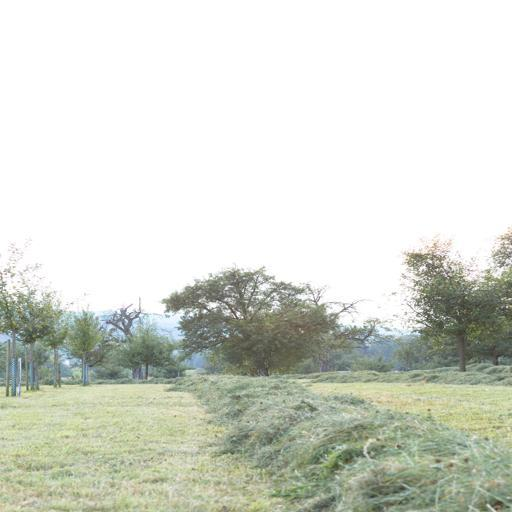
#> input picture data/test_data/Over/1.jpg, 512 x 512 px; its folder holds 4 pictures in this run
$ python show2.py
#> lines starting #> are read from the running program, lines starting #| are printed output that depends on the picture
from matplotlib import pyplot as plt
from matplotlib import image as mpimg
import numpy as np
import glob

img_paths = glob.glob('data/test_data/Over/*.jpg')

for img_path in img_paths:
    image_name = img_path.split('/')[-1]
    print(f'Processing #{image_name}')
    fig, axes = plt.subplots(5, 5, figsize=(15, 13))
    for ax in axes.ravel():
        ax.set_axis_off()
    fig.suptitle(f'{image_name} (E=0.3)', fontsize=16)

    # Original image and output
    image = mpimg.imread(img_path)
#> image is the input picture: shape (512, 512, 3); mean R, G, B 212.5, 216.3, 206.5
    axes[0][0].imshow(image)
    axes[0][0].set_title(f'Original')

    for i, w_exp in enumerate(range(10, 35, 5)):
        for j, w_col in enumerate(range(5, 25, 5)):
            img_path = f'data/result/test_weights2/exp{w_exp}_col{w_col}/{image_name}'
            image = mpimg.imread(img_path)
            axes[i][j+1].imshow(image)
            axes[i][j+1].set_title(f'w_exp: {w_exp}, w_col: {w_col}')

    plt.tight_layout()
    plt.savefig(f'data/result/comparison/comp_backword_{image_name}')
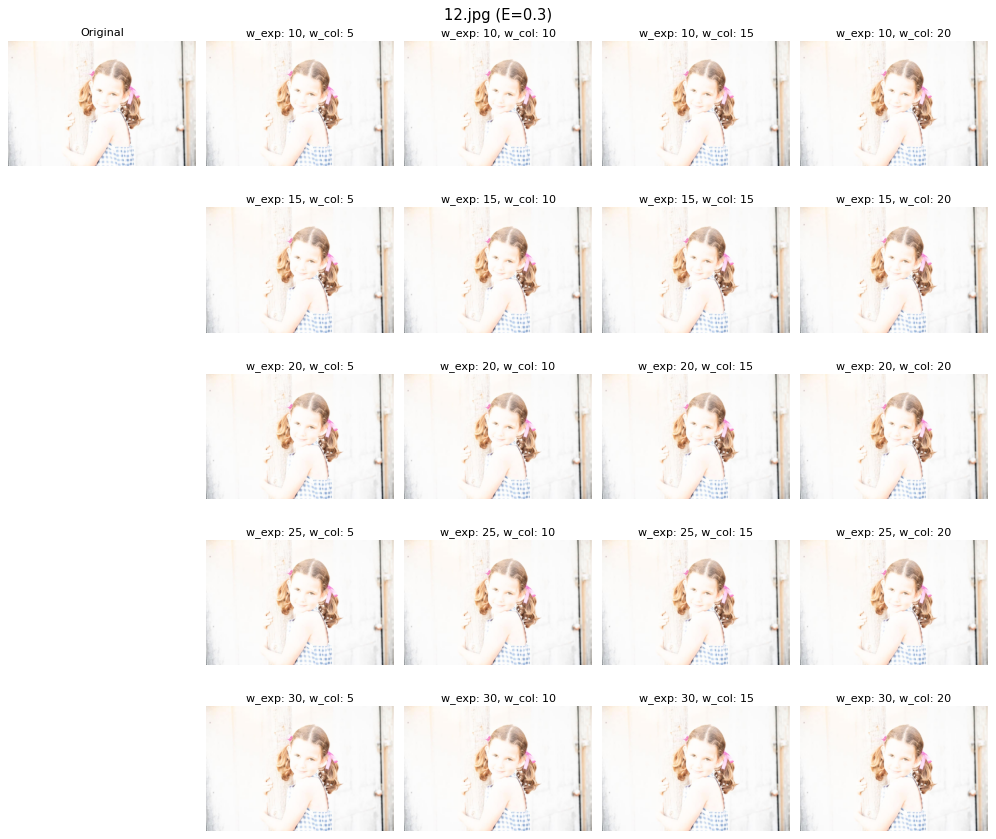
#> figure drawn by matplotlib, 21 panels
